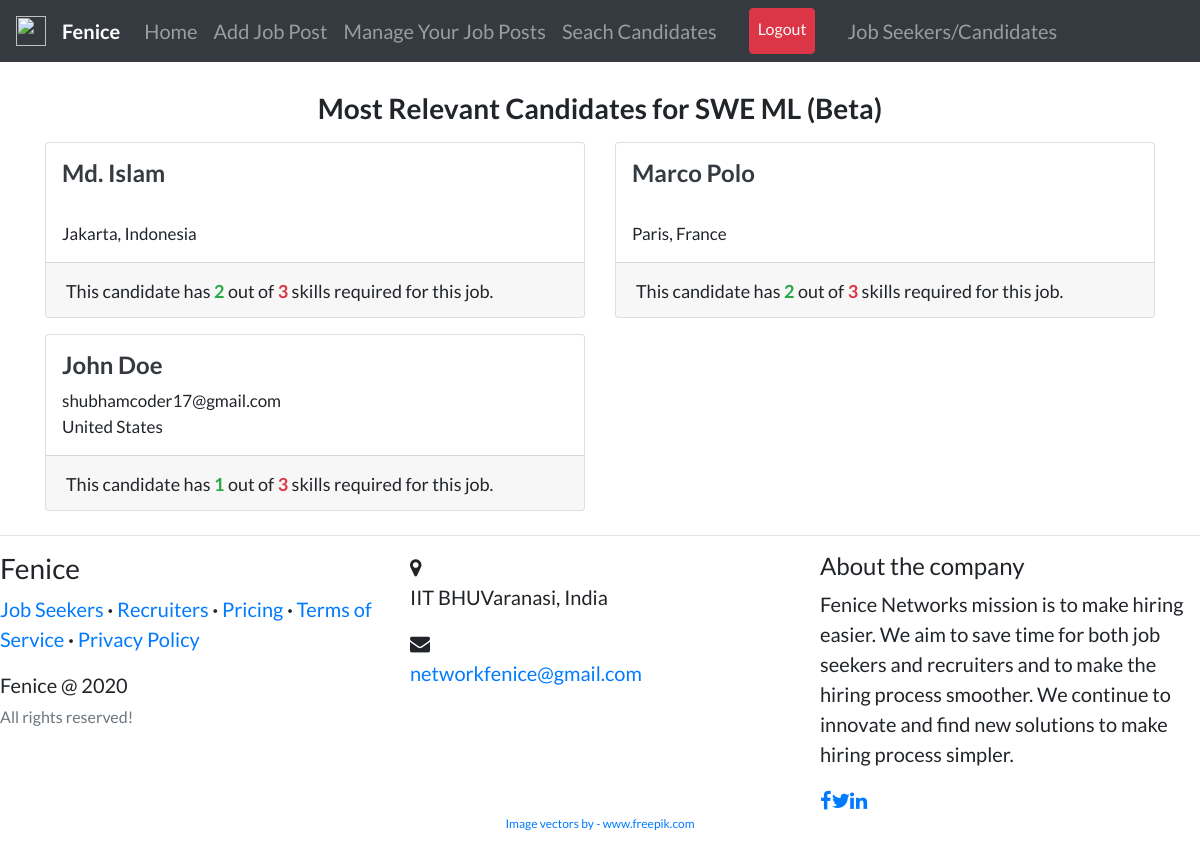
/hiring/job/swe-ml/search/ (signed in), run on the app's committed database.
### recruiters/models.py (models this page shows, shortened)
class Job(models.Model):
    recruiter = models.ForeignKey(
        User, related_name='jobs', on_delete=models.CASCADE)
    title = models.CharField(max_length=255)
    company = models.CharField(max_length=200)
    location = models.CharField(max_length=255)
    description = models.TextField()
    skills_req = models.CharField(max_length=200)
    job_type = models.CharField(
        max_length=30, choices=CHOICES, default='Full Time', null=True)
    link = models.URLField(null=True, blank=True)
    slug = AutoSlugField(populate_from='title', unique=True, null=True)
    date_posted = models.DateTimeField(default=timezone.now)

### candidates/models.py (models this page shows, shortened)
class Profile(models.Model):
    user = models.OneToOneField(
        User, on_delete=models.CASCADE, primary_key=True, related_name='profile')
    full_name = models.CharField(max_length=200, null=True, blank=True)
    country = CountryField(null=True, blank=True)
    location = models.CharField(max_length=255, null=True, blank=True)
    resume = models.FileField(upload_to='resumes', null=True, blank=True)
    grad_year = models.IntegerField(blank=True)
    looking_for = models.CharField(
        max_length=30, choices=CHOICES, default='Full Time', null=True)
    slug = AutoSlugField(populate_from='user', unique=True)

### recruiters/views.py (the view)
# urls.py: path('job/<slug>/search/', views.job_candidate_search,
@login_required
def job_candidate_search(request, slug):
    job = get_object_or_404(Job, slug=slug)
    relevant_candidates = []
    common = []
    applicants = Profile.objects.filter(looking_for=job.job_type)
    job_skills = []
    skills = str(job.skills_req).split(",")
    for skill in skills:
        job_skills.append(skill.strip().lower())
    for applicant in applicants:
        user = applicant.user
        skill_list = list(Skill.objects.filter(user=user))
        skills = []
        for i in skill_list:
            skills.append(i.skill.lower())
        common_skills = list(set(job_skills) & set(skills))
        if (len(common_skills) != 0 and len(common_skills) >= len(job_skills)//2):
            relevant_candidates.append(applicant)
            common.append(len(common_skills))
    objects = zip(relevant_candidates, common)
    objects = sorted(objects, key=lambda t: t[1], reverse=True)
    objects = objects[:100]
    context = {
        'rec_navbar': 1,
        'job': job,
        'objects': objects,
        'job_skills': len(job_skills),
        'relevant': len(relevant_candidates),
    }
    return render(request, 'recruiters/job_candidate_search.html', context)

### recruiters/templates/recruiters/job_candidate_search.html (shortened to what this page needs)
{% extends "users/layout.html" %} {% load static %} {% block content %}
<br />
<div>
  <h3 class="text-center">
    <b>Most Relevant Candidates for {{job.title}} (Beta)</b>
  </h3>
  {% if relevant %}
  <div class="row">
    {% for profile, common in objects %}
    <div class="col-md-6">
      <div class="card card-signin my-2">
        <span class="ml-3 mt-3">
          <a href="{% url 'profile-view' profile.slug %}">
            {% if profile.full_name %}
            <h4 class="text-dark">
              <b>{{profile.full_name}}</b>
            </h4>
            {% else %}
            <h4 class="text-dark">
              <b>{{profile.user.username}}</b>
            </h4>
            {% endif %}
          </a>
          <p style="font-size: 17px">
            {{profile.user.email}}<br />
            {% if profile.location %} {{profile.location}} {% else %}
            {{profile.country.name}} {% endif %}
          </p>
        </span>
        <div class="card-footer">
          <span style="font-size: 18px"
            >This candidate has <b class="text-success">{{ common }} </b>out of
            <b class="text-danger">{{ job_skills }}</b> skills required for this
            job.</span
          >
        </div>
      </div>
    </div>
    {% endfor %}
  </div>
  {% endif %}
</div>
{% endblock content %}

### users/templates/users/layout.html (style rules this page uses)
body { font-family: "Lato"; font-size: 20px; }

### data on the page
Job: title "SWE ML"
Profile: full_name "Md. Islam", location "Jakarta, Indonesia", common "2", job_skills "3"
Profile: full_name "Marco Polo", location "Paris, France", common "2", job_skills "3"
Profile: full_name "John Doe", user.email "shubhamcoder17@gmail.com", country.name "United States", common "1", user_id "3"
